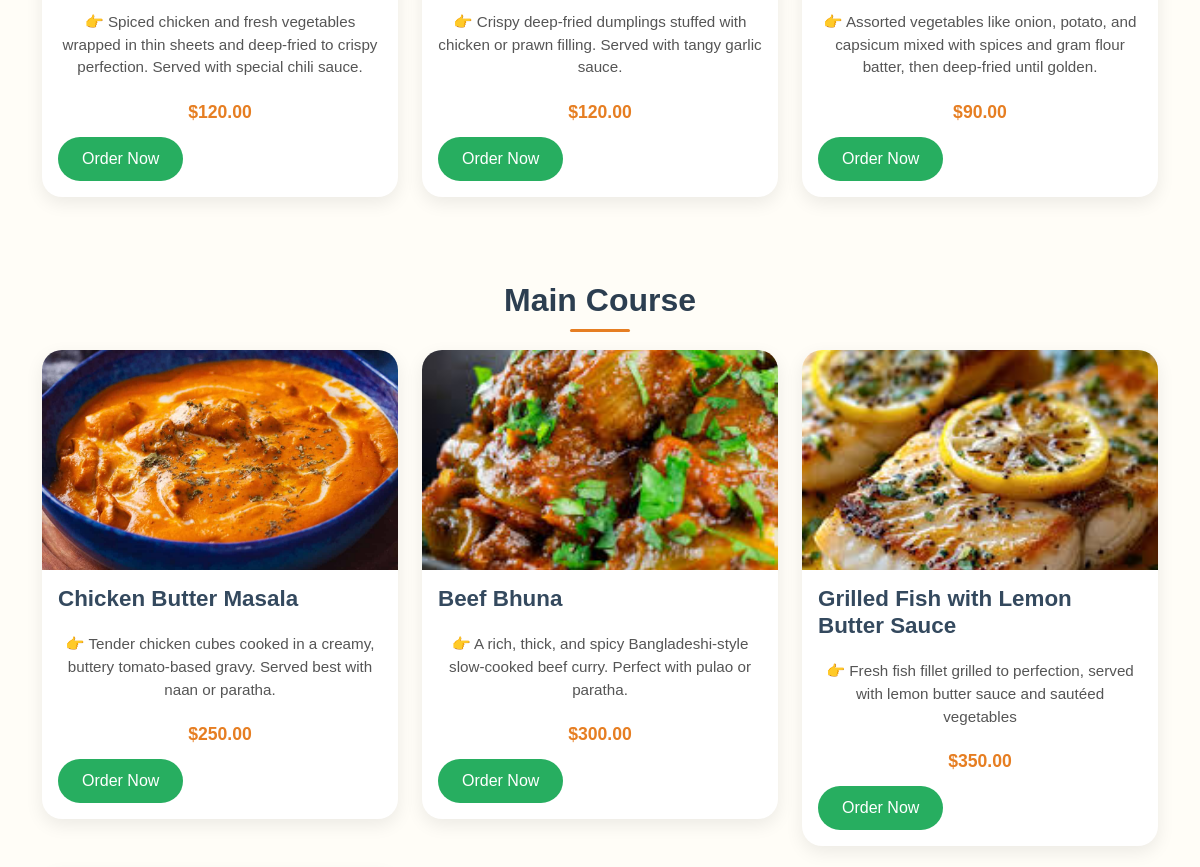
The page /menu/ (middle part) on the database as committed earlier.
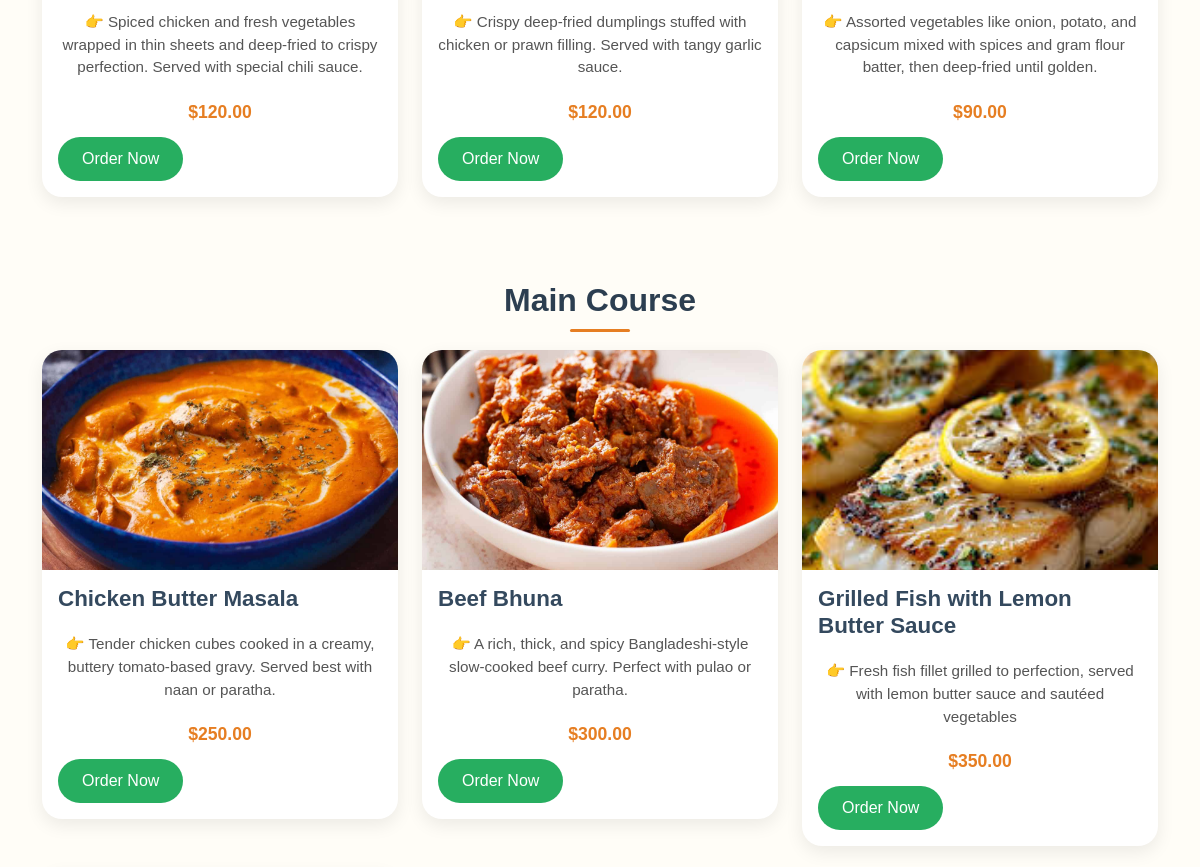
The same page on the database as committed later.
### restaurant/models.py (models this page shows, shortened)
class MenuItem(models.Model):
    CATEGORY_CHOICES = [
        ('🥗 Starters', '🥗 Starters'),
        ('🍛 Main Course', '🍛 Main Course'),
        ('🍝 Noodles & Pasta', '🍝 Noodles & Pasta'),
        ('🍟 Sides', '🍟 Sides'),
        ('🍹 Drinks', '🍹 Drinks'),
        ('🍨 Desserts', '🍨 Desserts'),
    ]
    name = models.CharField(max_length=100)
    description = models.TextField()
    price = models.DecimalField(max_digits=6, decimal_places=2)
    image = models.ImageField(upload_to='menu_images/')
    category = models.CharField(max_length=20, choices=CATEGORY_CHOICES, default='Drinks')

### restaurant/views.py (the view)
# urls.py: path('menu/', views.menu_view, name='menu'),
def menu_view(request):
    starters_items = MenuItem.objects.filter(category='🥗 Starters')
    main_course_items = MenuItem.objects.filter(category='🍛 Main Course')
    noodles_pasta_items = MenuItem.objects.filter(category='🍝 Noodles & Pasta')
    sides_items = MenuItem.objects.filter(category='🍟 Sides')
    drinks_items = MenuItem.objects.filter(category='🍹 Drinks')
    desserts_items = MenuItem.objects.filter(category='🍨 Desserts')
    return render(request, 'menu.html', {
        'starters_items': starters_items,
        'main_course_items': main_course_items,
        'noodles_pasta_items': noodles_pasta_items,
        'sides_items': sides_items,
        'drinks_items': drinks_items,
        'desserts_items': desserts_items
    })

### templates/menu.html (shortened to what this page needs)
<!DOCTYPE html>
<html lang="en">
<head>
    <link href="https://cdn.jsdelivr.net/npm/bootstrap@5.1.3/dist/css/bootstrap.min.css" rel="stylesheet">
    {% load static %}
</head>
<body>
    <div class="container mt-5">
        <div class="row">
            {% for item in starters_items %}
            <div class="col-md-4 mb-4">
                <div class="card">
                    <div class="card-body">
                        <p class="card-text">{{ item.description }}</p>
                        <p class="card-text"><strong>${{ item.price }}</strong></p>
                        <a href="{% url 'order_item' item.id %}" class="btn btn-success">Order Now</a>
                    </div>
                </div>
            </div>
            {% empty %}
            <p>No starters available.</p>
            {% endfor %}
        </div>
        <h3>Main Course</h3>
        <div class="row">
            {% for item in main_course_items %}
            <div class="col-md-4 mb-4">
                <div class="card">
                    <img src="{{ item.image.url }}" class="card-img-top" alt="{{ item.name }}">
                    <div class="card-body">
                        <h5 class="card-title">{{ item.name }}</h5>
                        <p class="card-text">{{ item.description }}</p>
                        <p class="card-text"><strong>${{ item.price }}</strong></p>
                        <a href="{% url 'order_item' item.id %}" class="btn btn-success">Order Now</a>
                    </div>
                </div>
            </div>
            {% empty %}
            <p>No main course items available.</p>
            {% endfor %}
        </div>
    </div>
</body>
</html>

Rows that differ between the two databases and show on the page:
changed MenuItem "Beef Bhuna": image: a different picture
